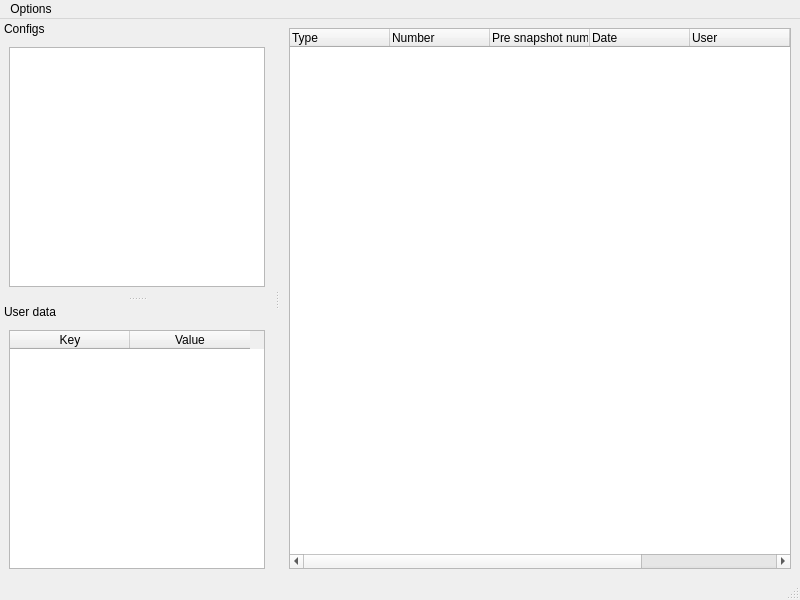
<?xml version="1.0" encoding="UTF-8"?>
<ui version="4.0">
 <class>MainWindow</class>
 <widget class="QMainWindow" name="MainWindow">
  <property name="geometry">
   <rect>
    <x>0</x>
    <y>0</y>
    <width>800</width>
    <height>600</height>
   </rect>
  </property>
  <property name="windowTitle">
   <string>DeSnapper</string>
  </property>
  <widget class="QWidget" name="centralwidget">
   <layout class="QVBoxLayout" name="verticalLayout_3">
    <item>
     <widget class="QTreeWidget" name="snapshotsTreeWidget">
      <property name="contextMenuPolicy">
       <enum>Qt::CustomContextMenu</enum>
      </property>
      <property name="selectionMode">
       <enum>QAbstractItemView::ExtendedSelection</enum>
      </property>
      <property name="rootIsDecorated">
       <bool>false</bool>
      </property>
      <property name="itemsExpandable">
       <bool>false</bool>
      </property>
      <column>
       <property name="text">
        <string>Type</string>
       </property>
      </column>
      <column>
       <property name="text">
        <string>Number</string>
       </property>
      </column>
      <column>
       <property name="text">
        <string>Pre snapshot number</string>
       </property>
      </column>
      <column>
       <property name="text">
        <string>Date</string>
       </property>
      </column>
      <column>
       <property name="text">
        <string>User</string>
       </property>
      </column>
      <column>
       <property name="text">
        <string>Cleanup</string>
       </property>
      </column>
      <column>
       <property name="text">
        <string>Description</string>
       </property>
      </column>
     </widget>
    </item>
   </layout>
  </widget>
  <widget class="QMenuBar" name="menubar">
   <property name="geometry">
    <rect>
     <x>0</x>
     <y>0</y>
     <width>800</width>
     <height>30</height>
    </rect>
   </property>
   <widget class="QMenu" name="menuOptions">
    <property name="title">
     <string>Options</string>
    </property>
    <widget class="QMenu" name="menuRun_cleanup_algorithm">
     <property name="enabled">
      <bool>false</bool>
     </property>
     <property name="title">
      <string>Run cleanup algorithm</string>
     </property>
     <addaction name="actionNumberCleanup"/>
     <addaction name="actionTimelineCleanup"/>
     <addaction name="actionEmpty_pre_postCleanup"/>
    </widget>
    <addaction name="actionEnable_auto_apt"/>
    <addaction name="menuRun_cleanup_algorithm"/>
   </widget>
   <addaction name="menuOptions"/>
  </widget>
  <widget class="QStatusBar" name="statusbar"/>
  <widget class="QDockWidget" name="dockWidget">
   <property name="features">
    <set>QDockWidget::DockWidgetMovable</set>
   </property>
   <property name="allowedAreas">
    <set>Qt::LeftDockWidgetArea|Qt::RightDockWidgetArea</set>
   </property>
   <property name="windowTitle">
    <string>Configs</string>
   </property>
   <attribute name="dockWidgetArea">
    <number>1</number>
   </attribute>
   <widget class="QWidget" name="dockWidgetContents">
    <layout class="QVBoxLayout" name="verticalLayout">
     <item>
      <widget class="QListWidget" name="configsListWidget">
       <property name="contextMenuPolicy">
        <enum>Qt::CustomContextMenu</enum>
       </property>
      </widget>
     </item>
    </layout>
   </widget>
  </widget>
  <widget class="QDockWidget" name="userDataDockWidget">
   <property name="features">
    <set>QDockWidget::DockWidgetMovable</set>
   </property>
   <property name="allowedAreas">
    <set>Qt::LeftDockWidgetArea</set>
   </property>
   <property name="windowTitle">
    <string>User data</string>
   </property>
   <attribute name="dockWidgetArea">
    <number>1</number>
   </attribute>
   <widget class="QWidget" name="dockWidgetContents_2">
    <layout class="QVBoxLayout" name="verticalLayout_2">
     <item>
      <widget class="QTableWidget" name="userDataTableWidget">
       <property name="editTriggers">
        <set>QAbstractItemView::NoEditTriggers</set>
       </property>
       <attribute name="horizontalHeaderMinimumSectionSize">
        <number>120</number>
       </attribute>
       <attribute name="verticalHeaderVisible">
        <bool>false</bool>
       </attribute>
       <column>
        <property name="text">
         <string>Key</string>
        </property>
       </column>
       <column>
        <property name="text">
         <string>Value</string>
        </property>
       </column>
      </widget>
     </item>
    </layout>
   </widget>
  </widget>
  <action name="actionEnable_auto_apt">
   <property name="checkable">
    <bool>true</bool>
   </property>
   <property name="checked">
    <bool>true</bool>
   </property>
   <property name="text">
    <string>Enable auto snapshots on apt upgrade</string>
   </property>
  </action>
  <action name="actionNumberCleanup">
   <property name="text">
    <string>Number</string>
   </property>
  </action>
  <action name="actionTimelineCleanup">
   <property name="text">
    <string>Timeline</string>
   </property>
  </action>
  <action name="actionEmpty_pre_postCleanup">
   <property name="text">
    <string>Empty-pre-post</string>
   </property>
  </action>
 </widget>
 <tabstops>
  <tabstop>configsListWidget</tabstop>
  <tabstop>snapshotsTreeWidget</tabstop>
 </tabstops>
 <resources/>
 <connections/>
</ui>
